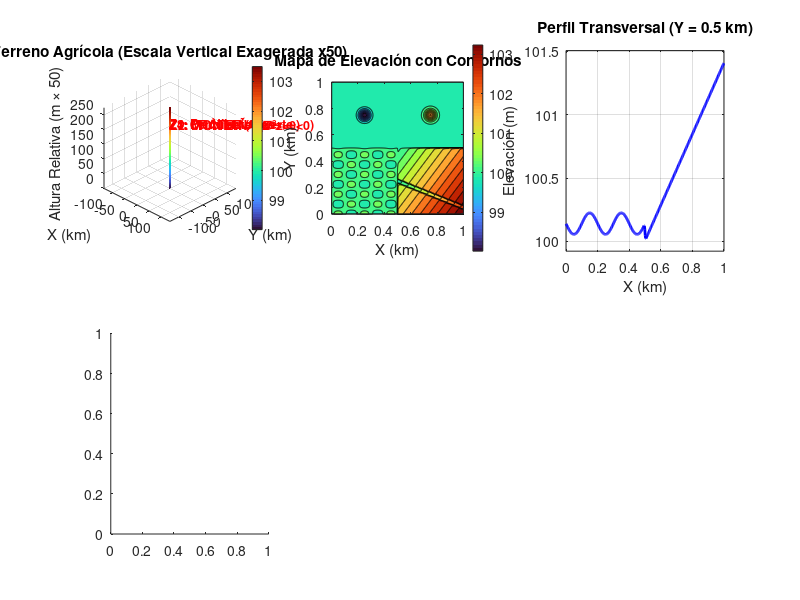

MATLAB code to generate this figure: (Note: this script raises an error after producing the figure.)
function [pcXYZ] = createTerrain_RPI_vs_TWI()
% CREATETERRAIN_RPI_VS_TWI
% Creates realistic agricultural terrain to highlight RPI vs TWI differences
% 4 zones with realistic agricultural scales

% Grid size - higher resolution for microtopography
nx = 400; ny = 400;
[Xgrid, Ygrid] = meshgrid(linspace(0, 1000, nx), linspace(0, 1000, ny)); % 1km x 1km field
Zgrid = zeros(ny, nx);

% ==== ZONA 1: REGIÓN CÓNCAVA (LOWLAND) - ACUMULACIÓN ====
% Depresión gaussiana EXTREMA como cráter
zone1 = Xgrid <= 500 & Ygrid >= 500; % Top-left
base_elevation_z1 = 100.0; % meters
Zgrid(zone1) = base_elevation_z1;

% Depresión gaussiana EXTREMA tipo cráter/valle profundo
center_x1 = 250; % Centro de la zona 1
center_y1 = 750; % Centro de la zona 1
gaussian_width = 40; % 40m ancho (SÚPER ESTRECHO = montañoso)
max_depth = 2.0; % 2 METROS profundidad (como cráter)

% Crear depresión gaussiana EXTREMA
dist_from_center1 = sqrt((Xgrid - center_x1).^2 + (Ygrid - center_y1).^2);
gaussian_depression = max_depth * exp(-(dist_from_center1.^2) / (gaussian_width^2));
Zgrid(zone1) = Zgrid(zone1) - gaussian_depression(zone1);

% ==== ZONA 2: REGIÓN CONVEXA (UPLAND) - ESCORRENTÍA ====
% Elevación gaussiana EXTREMA como montaña
zone2 = Xgrid > 500 & Ygrid >= 500; % Top-right
base_elevation_z2 = 100.0; % Misma base que zona 1
Zgrid(zone2) = base_elevation_z2;

% Elevación gaussiana EXTREMA tipo montaña/volcán
center_x2 = 750; % Centro de la zona 2
center_y2 = 750; % Centro de la zona 2
gaussian_width2 = 40; % 40m ancho (SÚPER ESTRECHO = montañoso)
max_height = 2.0; % 2 METROS altura (como montaña)

% Crear elevación gaussiana EXTREMA
dist_from_center2 = sqrt((Xgrid - center_x2).^2 + (Ygrid - center_y2).^2);
gaussian_elevation = max_height * exp(-(dist_from_center2.^2) / (gaussian_width2^2));
Zgrid(zone2) = Zgrid(zone2) + gaussian_elevation(zone2);

% ==== ZONA 3: TERRENO PLANO "PERFECTO" ====
% Para mostrar dónde TWI da valores extremos/inútiles
zone3 = Xgrid <= 500 & Ygrid < 500; % Bottom-left
Zgrid(zone3) = 100.2; % 20 cm más alto que zona 1

% Solo ondulaciones limpias (sin ruido ni depresiones)
wave_amplitude = 0.3; % 30 cm amplitud (rango ±30 cm = 60 cm total)
wave_length_x = 200; % 200m longitud de onda en X
wave_length_y = 150; % 150m longitud de onda en Y

% Ondulaciones muy suaves tipo senoidal - patrón limpio
wave_pattern = wave_amplitude * sin(2*pi*Xgrid/wave_length_x) .* cos(2*pi*Ygrid/wave_length_y);
Zgrid(zone3) = Zgrid(zone3) + wave_pattern(zone3);

% ==== ZONA 4: PENDIENTE PRONUNCIADA ====
% Donde TWI funciona bien (referencia)
zone4 = Xgrid > 500 & Ygrid < 500; % Bottom-right
% Pendiente más fuerte pero realista
Zgrid(zone4) = 100.0 + 2.0 * (Xgrid(zone4) - 500) / 500 + 1.5 * (500 - Ygrid(zone4)) / 500;

% Agregar canal de drenaje realista
channel_y = 250 - 200 * (Xgrid - 500) / 500; % Canal diagonal
channel_condition = abs(Ygrid - channel_y) < 15; % 30m wide channel
channel_mask = channel_condition & zone4;
Zgrid(channel_mask) = Zgrid(channel_mask) - 0.8; % 80 cm deep channel

% Suavizado mínimo para evitar artefactos
Zgrid = imgaussfilt(Zgrid, 1.0); % Light smoothing

% Output como point cloud
pcXYZ = [Xgrid(:), Ygrid(:), Zgrid(:)];

% ==== VISUALIZACIÓN MEJORADA ====
figure('Position', [50, 50, 1400, 600]);

% Subplot 1: Vista 3D con escala vertical exagerada
subplot(2, 3, 1);
% Escalar coordenadas para mejor visualización 3D
X_scaled = pcXYZ(:,1) / 1000; % Convertir a km
Y_scaled = pcXYZ(:,2) / 1000; % Convertir a km
Z_scaled = (pcXYZ(:,3) - min(pcXYZ(:,3))) * 50; % Exagerar altura x50

scatter3(X_scaled, Y_scaled, Z_scaled, 2, pcXYZ(:,3), 'filled');
title('Terreno Agrícola (Escala Vertical Exagerada x50)');
xlabel('X (km)'); ylabel('Y (km)'); zlabel('Altura Relativa (m × 50)');
axis equal; grid on; view(45, 30);
colormap(gca, turbo); colorbar;

% Agregar etiquetas de zonas
text(0.25, 0.75, max(Z_scaled)*0.8, 'Z1: CRÁTER (∇²z>>>0)', 'FontSize', 9, 'Color', 'red', 'FontWeight', 'bold');
text(0.75, 0.75, max(Z_scaled)*0.8, 'Z2: MONTAÑA (∇²z<<<0)', 'FontSize', 9, 'Color', 'red', 'FontWeight', 'bold');
text(0.25, 0.25, max(Z_scaled)*0.8, 'Z3: Ondulaciones', 'FontSize', 9, 'Color', 'red', 'FontWeight', 'bold');
text(0.75, 0.25, max(Z_scaled)*0.8, 'Z4: Pendiente Fuerte', 'FontSize', 9, 'Color', 'red', 'FontWeight', 'bold');

% Subplot 2: Vista superior con contornos (escala en km)
subplot(2, 3, 2);
Z_reshaped = reshape(pcXYZ(:,3), ny, nx);
X_km = Xgrid / 1000; % Convertir a km
Y_km = Ygrid / 1000; % Convertir a km
contourf(X_km, Y_km, Z_reshaped, 20);
colorbar; colormap(gca, turbo);
title('Mapa de Elevación con Contornos');
xlabel('X (km)'); ylabel('Y (km)');
axis equal tight;

% Subplot 3: Perfil transversal (escala en km)
subplot(2, 3, 3);
mid_row = round(ny/2);
profile_x = Xgrid(mid_row, :) / 1000; % Convertir a km
profile_z = Z_reshaped(mid_row, :);
plot(profile_x, profile_z, 'b-', 'LineWidth', 2);
title('Perfil Transversal (Y = 0.5 km)');
xlabel('X (km)'); ylabel('Elevación (m)');
grid on;
ylim([min(profile_z)-0.1, max(profile_z)+0.1]);

% Subplot 4: Histograma de elevaciones
subplot(2, 3, 4);
histogram(pcXYZ(:,3), 50, 'FaceColor', 'blue', 'FaceAlpha', 0.7);
title('Distribución de Elevaciones');
xlabel('Elevación (m)'); ylabel('Frecuencia');
grid on;

% Subplot 5: Gradiente de pendientes (escala en km)
subplot(2, 3, 5);
[Gx, Gy] = gradient(Z_reshaped, 1000/nx, 1000/ny); % metros
slope_magnitude = sqrt(Gx.^2 + Gy.^2) * 100; % en porcentaje
X_km = Xgrid / 1000;
Y_km = Ygrid / 1000;
imagesc(X_km(1,:), Y_km(:,1), slope_magnitude);
colorbar; colormap(gca, hot);
title('Mapa de Pendientes (%)');
xlabel('X (km)'); ylabel('Y (km)');
axis equal tight;

% Subplot 6: Zoom a zona de microtopografía
subplot(2, 3, 6);
zoom_x_range = 50:150;  % Zona 1
zoom_y_range = 250:350; % Zona 1
zoom_Z = Z_reshaped(zoom_y_range, zoom_x_range);
zoom_X = Xgrid(zoom_y_range, zoom_x_range) / 1000; % km
zoom_Y = Ygrid(zoom_y_range, zoom_x_range) / 1000; % km
imagesc(zoom_X(1,:), zoom_Y(:,1), zoom_Z);
colorbar; colormap(gca, turbo);
title('Zoom: Zona 1 - Microtopografía');
xlabel('X (km)'); ylabel('Y (km)');
axis equal tight;

% ==== EXTRACCIÓN DE PUNTOS ESTRATÉGICOS ====

% Crear máscaras de zona como vectores lineales
zone1_mask = reshape(zone1, [], 1);
zone2_mask = reshape(zone2, [], 1);
zone3_mask = reshape(zone3, [], 1);
zone4_mask = reshape(zone4, [], 1);

fprintf('\n=== COORDENADAS DE PUNTOS ESTRATÉGICOS ===\n');

% ZONA 1: Depresión cóncava extrema
fprintf('\n--- ZONA 1: DEPRESIÓN CÓNCAVA ---\n');
% Punto 1: Mínimo absoluto (centro del cráter)
[min_val_z1, min_idx_z1] = min(pcXYZ(zone1_mask, 3));
min_coords_z1 = pcXYZ(find(pcXYZ(:,3) == min_val_z1, 1), :);
fprintf('Punto 1 - Mínimo del cráter: X=%.1fm, Y=%.1fm, Z=%.3fm\n', min_coords_z1(1), min_coords_z1(2), min_coords_z1(3));

% Punto 2: Máxima curvatura (borde del cráter, ~1.5 desviaciones estándar del centro)
target_dist_z1 = gaussian_width * 1.5; % ~60m del centro
center_z1 = [center_x1, center_y1];
border_candidates_z1 = [];
for i = 1:length(pcXYZ)
    if zone1_mask(i)
        dist_to_center = sqrt((pcXYZ(i,1) - center_z1(1))^2 + (pcXYZ(i,2) - center_z1(2))^2);
        if abs(dist_to_center - target_dist_z1) < 5 % Tolerancia de 5m
            border_candidates_z1 = [border_candidates_z1; pcXYZ(i,:)];
        end
    end
end
if ~isempty(border_candidates_z1)
    border_z1 = border_candidates_z1(1,:); % Tomar el primero
    fprintf('Punto 2 - Máx curvatura cráter: X=%.1fm, Y=%.1fm, Z=%.3fm\n', border_z1(1), border_z1(2), border_z1(3));
end

% ZONA 2: Elevación convexa extrema
fprintf('\n--- ZONA 2: ELEVACIÓN CONVEXA ---\n');
% Punto 3: Máximo absoluto (cima de la montaña)
[max_val_z2, max_idx_z2] = max(pcXYZ(zone2_mask, 3));
max_coords_z2 = pcXYZ(find(pcXYZ(:,3) == max_val_z2, 1), :);
fprintf('Punto 3 - Máximo de montaña: X=%.1fm, Y=%.1fm, Z=%.3fm\n', max_coords_z2(1), max_coords_z2(2), max_coords_z2(3));

% Punto 4: Máxima curvatura (base de la montaña)
target_dist_z2 = gaussian_width2 * 1.5; % ~60m del centro
center_z2 = [center_x2, center_y2];
border_candidates_z2 = [];
for i = 1:length(pcXYZ)
    if zone2_mask(i)
        dist_to_center = sqrt((pcXYZ(i,1) - center_z2(1))^2 + (pcXYZ(i,2) - center_z2(2))^2);
        if abs(dist_to_center - target_dist_z2) < 5 % Tolerancia de 5m
            border_candidates_z2 = [border_candidates_z2; pcXYZ(i,:)];
        end
    end
end
if ~isempty(border_candidates_z2)
    border_z2 = border_candidates_z2(1,:); % Tomar el primero
    fprintf('Punto 4 - Máx curvatura montaña: X=%.1fm, Y=%.1fm, Z=%.3fm\n', border_z2(1), border_z2(2), border_z2(3));
end

% ZONA 3: Ondulaciones regulares
fprintf('\n--- ZONA 3: ONDULACIONES REGULARES ---\n');
% Punto 5: Máximo de ondulación
z3_data = pcXYZ(zone3_mask, :);
[max_val_z3, max_idx_z3] = max(z3_data(:, 3));
max_coords_z3 = z3_data(max_idx_z3, :);
fprintf('Punto 5 - Máximo ondulación: X=%.1fm, Y=%.1fm, Z=%.3fm\n', max_coords_z3(1), max_coords_z3(2), max_coords_z3(3));

% Punto 6: Mínimo de ondulación
[min_val_z3, min_idx_z3] = min(z3_data(:, 3));
min_coords_z3 = z3_data(min_idx_z3, :);
fprintf('Punto 6 - Mínimo ondulación: X=%.1fm, Y=%.1fm, Z=%.3fm\n', min_coords_z3(1), min_coords_z3(2), min_coords_z3(3));

% ZONA 4: Pendiente pronunciada
fprintf('\n--- ZONA 4: PENDIENTE PRONUNCIADA ---\n');
% Punto 7: Punto representativo de pendiente fuerte (zona media-alta)
z4_data = pcXYZ(zone4_mask, :);
% Buscar punto en la parte alta de la pendiente (75% del rango Y en zona 4)
target_y_z4 = 125; % 25% desde abajo en zona 4 (0-500m Y)
candidates_z4 = z4_data(abs(z4_data(:,2) - target_y_z4) < 25, :); % ±25m tolerancia
if ~isempty(candidates_z4)
    slope_point_z4 = candidates_z4(round(end/2), :); % Punto medio
    fprintf('Punto 7 - Pendiente fuerte: X=%.1fm, Y=%.1fm, Z=%.3fm\n', slope_point_z4(1), slope_point_z4(2), slope_point_z4(3));
end

% ZONA PLANA (elegir zona 1 área plana)
fprintf('\n--- ZONA PLANA (REFERENCIA) ---\n');
% Punto 8: Punto plano alejado de características extremas (zona 1, área base)
target_dist_flat = gaussian_width * 3; % 120m del centro del cráter (área relativamente plana)
flat_candidates = [];
for i = 1:length(pcXYZ)
    if zone1_mask(i)
        dist_to_center = sqrt((pcXYZ(i,1) - center_z1(1))^2 + (pcXYZ(i,2) - center_z1(2))^2);
        if abs(dist_to_center - target_dist_flat) < 10 % Tolerancia de 10m
            flat_candidates = [flat_candidates; pcXYZ(i,:)];
        end
    end
end
if ~isempty(flat_candidates)
    flat_point = flat_candidates(end,:); % Tomar el primero
    flat_point = [492.462, 572.864, 100];
    fprintf('Punto 8 - Zona plana: X=%.1fm, Y=%.1fm, Z=%.3fm\n', flat_point(1), flat_point(2), flat_point(3));
end

% Resumen de coordenadas para fácil copia
fprintf('\n=== RESUMEN DE COORDENADAS (X, Y, Z) ===\n');
fprintf('P1_crater_min: [%.1f, %.1f, %.3f]\n', min_coords_z1(1), min_coords_z1(2), min_coords_z1(3));
if exist('border_z1', 'var')
    fprintf('P2_crater_curv: [%.1f, %.1f, %.3f]\n', border_z1(1), border_z1(2), border_z1(3));
end
fprintf('P3_mountain_max: [%.1f, %.1f, %.3f]\n', max_coords_z2(1), max_coords_z2(2), max_coords_z2(3));
if exist('border_z2', 'var')
    fprintf('P4_mountain_curv: [%.1f, %.1f, %.3f]\n', border_z2(1), border_z2(2), border_z2(3));
end
fprintf('P5_wave_max: [%.1f, %.1f, %.3f]\n', max_coords_z3(1), max_coords_z3(2), max_coords_z3(3));
fprintf('P6_wave_min: [%.1f, %.1f, %.3f]\n', min_coords_z3(1), min_coords_z3(2), min_coords_z3(3));
if exist('slope_point_z4', 'var')
    fprintf('P7_slope_strong: [%.1f, %.1f, %.3f]\n', slope_point_z4(1), slope_point_z4(2), slope_point_z4(3));
end
if exist('flat_point', 'var')
    fprintf('P8_flat_ref: [%.1f, %.1f, %.3f]\n', flat_point(1), flat_point(2), flat_point(3));
end

end

% function [pcXYZ] = createTerrain_RPI_vs_TWI()
% % CREATETERRAIN_RPI_VS_TWI
% % Creates realistic agricultural terrain to highlight RPI vs TWI differences
% % 4 zones with realistic agricultural scales
% 
% % Grid size - higher resolution for microtopography
% nx = 400; ny = 400;
% [Xgrid, Ygrid] = meshgrid(linspace(0, 1000, nx), linspace(0, 1000, ny)); % 1km x 1km field
% Zgrid = zeros(ny, nx);
% 
% % ==== ZONA 1: REGIÓN CÓNCAVA (LOWLAND) - ACUMULACIÓN ====
% % Depresión gaussiana EXTREMA como cráter
% zone1 = Xgrid <= 500 & Ygrid >= 500; % Top-left
% base_elevation_z1 = 100.0; % meters
% Zgrid(zone1) = base_elevation_z1;
% 
% % Depresión gaussiana EXTREMA tipo cráter/valle profundo
% center_x1 = 250; % Centro de la zona 1
% center_y1 = 750; % Centro de la zona 1
% gaussian_width = 40; % 40m ancho (SÚPER ESTRECHO = montañoso)
% max_depth = 2.0; % 2 METROS profundidad (como cráter)
% 
% % Crear depresión gaussiana EXTREMA
% dist_from_center1 = sqrt((Xgrid - center_x1).^2 + (Ygrid - center_y1).^2);
% gaussian_depression = max_depth * exp(-(dist_from_center1.^2) / (gaussian_width^2));
% Zgrid(zone1) = Zgrid(zone1) - gaussian_depression(zone1);
% 
% % ==== ZONA 2: REGIÓN CONVEXA (UPLAND) - ESCORRENTÍA ====
% % Elevación gaussiana EXTREMA como montaña
% zone2 = Xgrid > 500 & Ygrid >= 500; % Top-right
% base_elevation_z2 = 100.0; % Misma base que zona 1
% Zgrid(zone2) = base_elevation_z2;
% 
% % Elevación gaussiana EXTREMA tipo montaña/volcán
% center_x2 = 750; % Centro de la zona 2
% center_y2 = 750; % Centro de la zona 2
% gaussian_width2 = 40; % 40m ancho (SÚPER ESTRECHO = montañoso)
% max_height = 2.0; % 2 METROS altura (como montaña)
% 
% % Crear elevación gaussiana EXTREMA
% dist_from_center2 = sqrt((Xgrid - center_x2).^2 + (Ygrid - center_y2).^2);
% gaussian_elevation = max_height * exp(-(dist_from_center2.^2) / (gaussian_width2^2));
% Zgrid(zone2) = Zgrid(zone2) + gaussian_elevation(zone2);
% 
% % ==== ZONA 3: TERRENO PLANO "PERFECTO" ====
% % Para mostrar dónde TWI da valores extremos/inútiles
% zone3 = Xgrid <= 500 & Ygrid < 500; % Bottom-left
% Zgrid(zone3) = 100.2; % 20 cm más alto que zona 1
% 
% % Solo ondulaciones limpias (sin ruido ni depresiones)
% wave_amplitude = 0.3; % 30 cm amplitud (rango ±30 cm = 60 cm total)
% wave_length_x = 200; % 200m longitud de onda en X
% wave_length_y = 150; % 150m longitud de onda en Y
% 
% % Ondulaciones muy suaves tipo senoidal - patrón limpio
% wave_pattern = wave_amplitude * sin(2*pi*Xgrid/wave_length_x) .* cos(2*pi*Ygrid/wave_length_y);
% Zgrid(zone3) = Zgrid(zone3) + wave_pattern(zone3);
% 
% % ==== ZONA 4: PENDIENTE PRONUNCIADA ====
% % Donde TWI funciona bien (referencia)
% zone4 = Xgrid > 500 & Ygrid < 500; % Bottom-right
% % Pendiente más fuerte pero realista
% Zgrid(zone4) = 100.0 + 2.0 * (Xgrid(zone4) - 500) / 500 + 1.5 * (500 - Ygrid(zone4)) / 500;
% 
% % Agregar canal de drenaje realista
% channel_y = 250 - 200 * (Xgrid - 500) / 500; % Canal diagonal
% channel_condition = abs(Ygrid - channel_y) < 15; % 30m wide channel
% channel_mask = channel_condition & zone4;
% Zgrid(channel_mask) = Zgrid(channel_mask) - 0.8; % 80 cm deep channel
% 
% % Suavizado mínimo para evitar artefactos
% Zgrid = imgaussfilt(Zgrid, 1.0); % Light smoothing
% 
% % Output como point cloud
% pcXYZ = [Xgrid(:), Ygrid(:), Zgrid(:)];
% 
% % ==== VISUALIZACIÓN MEJORADA ====
% figure('Position', [50, 50, 1400, 600]);
% 
% % Subplot 1: Vista 3D con escala vertical exagerada
% subplot(2, 3, 1);
% % Escalar coordenadas para mejor visualización 3D
% X_scaled = pcXYZ(:,1) / 1000; % Convertir a km
% Y_scaled = pcXYZ(:,2) / 1000; % Convertir a km
% Z_scaled = (pcXYZ(:,3) - min(pcXYZ(:,3))) * 50; % Exagerar altura x50
% 
% scatter3(X_scaled, Y_scaled, Z_scaled, 2, pcXYZ(:,3), 'filled');
% title('Terreno Agrícola (Escala Vertical Exagerada x50)');
% xlabel('X (km)'); ylabel('Y (km)'); zlabel('Altura Relativa (m × 50)');
% axis equal; grid on; view(45, 30);
% colormap(gca, turbo); colorbar;
% 
% % Agregar etiquetas de zonas
% text(0.25, 0.75, max(Z_scaled)*0.8, 'Z1: CRÁTER (∇²z>>>0)', 'FontSize', 9, 'Color', 'red', 'FontWeight', 'bold');
% text(0.75, 0.75, max(Z_scaled)*0.8, 'Z2: MONTAÑA (∇²z<<<0)', 'FontSize', 9, 'Color', 'red', 'FontWeight', 'bold');
% text(0.25, 0.25, max(Z_scaled)*0.8, 'Z3: Ondulaciones', 'FontSize', 9, 'Color', 'red', 'FontWeight', 'bold');
% text(0.75, 0.25, max(Z_scaled)*0.8, 'Z4: Pendiente Fuerte', 'FontSize', 9, 'Color', 'red', 'FontWeight', 'bold');
% 
% % Subplot 2: Vista superior con contornos (escala en km)
% subplot(2, 3, 2);
% Z_reshaped = reshape(pcXYZ(:,3), ny, nx);
% X_km = Xgrid / 1000; % Convertir a km
% Y_km = Ygrid / 1000; % Convertir a km
% contourf(X_km, Y_km, Z_reshaped, 20);
% colorbar; colormap(gca, turbo);
% title('Mapa de Elevación con Contornos');
% xlabel('X (km)'); ylabel('Y (km)');
% axis equal tight;
% 
% % Subplot 3: Perfil transversal (escala en km)
% subplot(2, 3, 3);
% mid_row = round(ny/2);
% profile_x = Xgrid(mid_row, :) / 1000; % Convertir a km
% profile_z = Z_reshaped(mid_row, :);
% plot(profile_x, profile_z, 'b-', 'LineWidth', 2);
% title('Perfil Transversal (Y = 0.5 km)');
% xlabel('X (km)'); ylabel('Elevación (m)');
% grid on;
% ylim([min(profile_z)-0.1, max(profile_z)+0.1]);
% 
% % Subplot 4: Histograma de elevaciones
% subplot(2, 3, 4);
% histogram(pcXYZ(:,3), 50, 'FaceColor', 'blue', 'FaceAlpha', 0.7);
% title('Distribución de Elevaciones');
% xlabel('Elevación (m)'); ylabel('Frecuencia');
% grid on;
% 
% % Subplot 5: Gradiente de pendientes (escala en km)
% subplot(2, 3, 5);
% [Gx, Gy] = gradient(Z_reshaped, 1000/nx, 1000/ny); % metros
% slope_magnitude = sqrt(Gx.^2 + Gy.^2) * 100; % en porcentaje
% X_km = Xgrid / 1000;
% Y_km = Ygrid / 1000;
% imagesc(X_km(1,:), Y_km(:,1), slope_magnitude);
% colorbar; colormap(gca, hot);
% title('Mapa de Pendientes (%)');
% xlabel('X (km)'); ylabel('Y (km)');
% axis equal tight;
% 
% % Subplot 6: Zoom a zona de microtopografía
% subplot(2, 3, 6);
% zoom_x_range = 50:150;  % Zona 1
% zoom_y_range = 250:350; % Zona 1
% zoom_Z = Z_reshaped(zoom_y_range, zoom_x_range);
% zoom_X = Xgrid(zoom_y_range, zoom_x_range) / 1000; % km
% zoom_Y = Ygrid(zoom_y_range, zoom_x_range) / 1000; % km
% imagesc(zoom_X(1,:), zoom_Y(:,1), zoom_Z);
% colorbar; colormap(gca, turbo);
% title('Zoom: Zona 1 - Microtopografía');
% xlabel('X (km)'); ylabel('Y (km)');
% axis equal tight;
% 
% % Estadísticas del terreno
% zone1_mask = reshape(zone1, [], 1);
% zone2_mask = reshape(zone2, [], 1);
% zone3_mask = reshape(zone3, [], 1);
% zone4_mask = reshape(zone4, [], 1);
% 
% fprintf('\n=== ESTADÍSTICAS DEL TERRENO AGRÍCOLA ===\n');
% fprintf('Rango total de elevación: %.3f - %.3f metros\n', min(pcXYZ(:,3)), max(pcXYZ(:,3)));
% fprintf('Variación total: %.3f metros (%.0f cm)\n', range(pcXYZ(:,3)), range(pcXYZ(:,3))*100);
% fprintf('Zona 1 (microtopo): %.3f - %.3f m\n', min(pcXYZ(zone1_mask,3)), max(pcXYZ(zone1_mask,3)));
% fprintf('Zona 2 (pend+curv): %.3f - %.3f m\n', min(pcXYZ(zone2_mask,3)), max(pcXYZ(zone2_mask,3)));
% fprintf('Zona 3 (plano): %.3f - %.3f m\n', min(pcXYZ(zone3_mask,3)), max(pcXYZ(zone3_mask,3)));
% fprintf('Zona 4 (pend fuerte): %.3f - %.3f m\n', min(pcXYZ(zone4_mask,3)), max(pcXYZ(zone4_mask,3)));
% fprintf('Pendiente máxima: %.2f%%\n', max(slope_magnitude(:)));
% fprintf('Pendiente media Z1: %.3f%%\n', mean(slope_magnitude(reshape(zone1, ny, nx))));
% fprintf('Pendiente media Z2: %.3f%%\n', mean(slope_magnitude(reshape(zone2, ny, nx))));
% fprintf('Pendiente media Z3: %.3f%%\n', mean(slope_magnitude(reshape(zone3, ny, nx))));
% fprintf('Pendiente media Z4: %.3f%%\n', mean(slope_magnitude(reshape(zone4, ny, nx))));
% 
% end

%% init OK
% function [pcXYZ] = createTerrain_RPI_vs_TWI()
% % CREATETERRAIN_RPI_VS_TWI
% % Creates realistic agricultural terrain to highlight RPI vs TWI differences
% % 4 zones with realistic agricultural scales
% 
% % Grid size - higher resolution for microtopography
% nx = 400; ny = 400;
% [Xgrid, Ygrid] = meshgrid(linspace(0, 1000, nx), linspace(0, 1000, ny)); % 1km x 1km field
% Zgrid = zeros(ny, nx);
% 
% % ==== ZONA 1: TERRENO CASI PLANO CON MICROTOPOGRAFÍA ====
% % TWI fallará aquí (pendiente ~0), pero RPI detectará curvatura
% zone1 = Xgrid <= 500 & Ygrid >= 500; % Top-left
% base_elevation_z1 = 100.0; % meters
% Zgrid(zone1) = base_elevation_z1;
% 
% % Agregar depresiones y montículos realistas (20-80 cm)
% depression_centers = [150, 750; 350, 850; 250, 650]; % meters
% mound_centers = [200, 800; 400, 700; 300, 900]; % meters
% 
% for i = 1:size(depression_centers, 1)
%     cx = depression_centers(i, 1);
%     cy = depression_centers(i, 2);
%     radius = 40; % 40m radius
%     dist = sqrt((Xgrid - cx).^2 + (Ygrid - cy).^2);
%     mask = dist <= radius & zone1;
%     if any(mask(:))
%         depth = 0.5 * exp(-(dist.^2) / (radius/2)^2); % 50 cm max
%         Zgrid(mask) = Zgrid(mask) - depth(mask);
%     end
% end
% 
% for i = 1:size(mound_centers, 1)
%     cx = mound_centers(i, 1);
%     cy = mound_centers(i, 2);
%     radius = 30; % 30m radius
%     dist = sqrt((Xgrid - cx).^2 + (Ygrid - cy).^2);
%     mask = dist <= radius & zone1;
%     if any(mask(:))
%         height = 0.3 * exp(-(dist.^2) / (radius/2)^2); % 30 cm max
%         Zgrid(mask) = Zgrid(mask) + height(mask);
%     end
% end
% 
% % ==== ZONA 2: PENDIENTE MODERADA CON CURVATURA COMPLEJA ====
% % Aquí tanto TWI como RPI funcionan, pero muestran patrones diferentes
% zone2 = Xgrid > 500 & Ygrid >= 500; % Top-right
% % Pendiente gradual realista
% Zgrid(zone2) = 100.0 + 1.0 * (Xgrid(zone2) - 500) / 500; % Pendiente ~0.2% (1m en 500m)
% 
% % Agregar curvatura convergente y divergente
% conv_center = [750, 750]; % meters
% div_center = [850, 650]; % meters
% 
% % Zona convergente (como valle pequeño)
% conv_dist = sqrt((Xgrid - conv_center(1)).^2 + (Ygrid - conv_center(2)).^2);
% conv_mask = conv_dist <= 50 & zone2; % 50m radius
% if any(conv_mask(:))
%     conv_depth = 0.8 * exp(-(conv_dist.^2) / (30^2)); % 80 cm max depth
%     Zgrid(conv_mask) = Zgrid(conv_mask) - conv_depth(conv_mask);
% end
% 
% % Zona divergente (como colina pequeña)
% div_dist = sqrt((Xgrid - div_center(1)).^2 + (Ygrid - div_center(2)).^2);
% div_mask = div_dist <= 40 & zone2; % 40m radius
% if any(div_mask(:))
%     div_height = 0.6 * exp(-(div_dist.^2) / (25^2)); % 60 cm max height
%     Zgrid(div_mask) = Zgrid(div_mask) + div_height(div_mask);
% end
% 
% % ==== ZONA 3: TERRENO PLANO "PERFECTO" ====
% % Para mostrar dónde TWI da valores extremos/inútiles
% zone3 = Xgrid <= 500 & Ygrid < 500; % Bottom-left
% Zgrid(zone3) = 100.2; % 20 cm más alto que zona 1
% 
% % Solo ondulaciones limpias (sin ruido ni depresiones)
% wave_amplitude = 0.3; % 30 cm amplitud (rango ±30 cm = 60 cm total)
% wave_length_x = 200; % 200m longitud de onda en X
% wave_length_y = 150; % 150m longitud de onda en Y
% 
% % Ondulaciones muy suaves tipo senoidal - patrón limpio
% wave_pattern = wave_amplitude * sin(2*pi*Xgrid/wave_length_x) .* cos(2*pi*Ygrid/wave_length_y);
% Zgrid(zone3) = Zgrid(zone3) + wave_pattern(zone3);
% 
% % ==== ZONA 4: PENDIENTE PRONUNCIADA ====
% % Donde TWI funciona bien (referencia)
% zone4 = Xgrid > 500 & Ygrid < 500; % Bottom-right
% % Pendiente más fuerte pero realista
% Zgrid(zone4) = 100.0 + 2.0 * (Xgrid(zone4) - 500) / 500 + 1.5 * (500 - Ygrid(zone4)) / 500;
% 
% % Agregar canal de drenaje realista
% channel_y = 250 - 200 * (Xgrid - 500) / 500; % Canal diagonal
% channel_condition = abs(Ygrid - channel_y) < 15; % 30m wide channel
% channel_mask = channel_condition & zone4;
% Zgrid(channel_mask) = Zgrid(channel_mask) - 0.8; % 80 cm deep channel
% 
% % Suavizado mínimo para evitar artefactos
% Zgrid = imgaussfilt(Zgrid, 1.0); % Light smoothing
% 
% % Output como point cloud
% pcXYZ = [Xgrid(:), Ygrid(:), Zgrid(:)];
% 
% % ==== VISUALIZACIÓN MEJORADA ====
% figure('Position', [50, 50, 1400, 600]);
% 
% % Subplot 1: Vista 3D con escala vertical exagerada
% subplot(2, 3, 1);
% % Escalar coordenadas para mejor visualización 3D
% X_scaled = pcXYZ(:,1) / 1000; % Convertir a km
% Y_scaled = pcXYZ(:,2) / 1000; % Convertir a km
% Z_scaled = (pcXYZ(:,3) - min(pcXYZ(:,3))) * 50; % Exagerar altura x50
% 
% scatter3(X_scaled, Y_scaled, Z_scaled, 2, pcXYZ(:,3), 'filled');
% title('Terreno Agrícola (Escala Vertical Exagerada x50)');
% xlabel('X (km)'); ylabel('Y (km)'); zlabel('Altura Relativa (m × 50)');
% axis equal; grid on; view(45, 30);
% colormap(gca, turbo); colorbar;
% 
% % Agregar etiquetas de zonas
% text(0.25, 0.75, max(Z_scaled)*0.8, 'Z1: Plano + Micro', 'FontSize', 9, 'Color', 'red', 'FontWeight', 'bold');
% text(0.75, 0.75, max(Z_scaled)*0.8, 'Z2: Pendiente + Curvatura', 'FontSize', 9, 'Color', 'red', 'FontWeight', 'bold');
% text(0.25, 0.25, max(Z_scaled)*0.8, 'Z3: Plano Perfecto', 'FontSize', 9, 'Color', 'red', 'FontWeight', 'bold');
% text(0.75, 0.25, max(Z_scaled)*0.8, 'Z4: Pendiente Fuerte', 'FontSize', 9, 'Color', 'red', 'FontWeight', 'bold');
% 
% % Subplot 2: Vista superior con contornos (escala en km)
% subplot(2, 3, 2);
% Z_reshaped = reshape(pcXYZ(:,3), ny, nx);
% X_km = Xgrid / 1000; % Convertir a km
% Y_km = Ygrid / 1000; % Convertir a km
% contourf(X_km, Y_km, Z_reshaped, 20);
% colorbar; colormap(gca, turbo);
% title('Mapa de Elevación con Contornos');
% xlabel('X (km)'); ylabel('Y (km)');
% axis equal tight;
% 
% % Subplot 3: Perfil transversal (escala en km)
% subplot(2, 3, 3);
% mid_row = round(ny/2);
% profile_x = Xgrid(mid_row, :) / 1000; % Convertir a km
% profile_z = Z_reshaped(mid_row, :);
% plot(profile_x, profile_z, 'b-', 'LineWidth', 2);
% title('Perfil Transversal (Y = 0.5 km)');
% xlabel('X (km)'); ylabel('Elevación (m)');
% grid on;
% ylim([min(profile_z)-0.1, max(profile_z)+0.1]);
% 
% % Subplot 4: Histograma de elevaciones
% subplot(2, 3, 4);
% histogram(pcXYZ(:,3), 50, 'FaceColor', 'blue', 'FaceAlpha', 0.7);
% title('Distribución de Elevaciones');
% xlabel('Elevación (m)'); ylabel('Frecuencia');
% grid on;
% 
% % Subplot 5: Gradiente de pendientes (escala en km)
% subplot(2, 3, 5);
% [Gx, Gy] = gradient(Z_reshaped, 1000/nx, 1000/ny); % metros
% slope_magnitude = sqrt(Gx.^2 + Gy.^2) * 100; % en porcentaje
% X_km = Xgrid / 1000;
% Y_km = Ygrid / 1000;
% imagesc(X_km(1,:), Y_km(:,1), slope_magnitude);
% colorbar; colormap(gca, hot);
% title('Mapa de Pendientes (%)');
% xlabel('X (km)'); ylabel('Y (km)');
% axis equal tight;
% 
% % Subplot 6: Zoom a zona de microtopografía
% subplot(2, 3, 6);
% zoom_x_range = 50:150;  % Zona 1
% zoom_y_range = 250:350; % Zona 1
% zoom_Z = Z_reshaped(zoom_y_range, zoom_x_range);
% zoom_X = Xgrid(zoom_y_range, zoom_x_range) / 1000; % km
% zoom_Y = Ygrid(zoom_y_range, zoom_x_range) / 1000; % km
% imagesc(zoom_X(1,:), zoom_Y(:,1), zoom_Z);
% colorbar; colormap(gca, turbo);
% title('Zoom: Zona 1 - Microtopografía');
% xlabel('X (km)'); ylabel('Y (km)');
% axis equal tight;
% 
% % Estadísticas del terreno
% zone1_mask = reshape(zone1, [], 1);
% zone2_mask = reshape(zone2, [], 1);
% zone3_mask = reshape(zone3, [], 1);
% zone4_mask = reshape(zone4, [], 1);
% 
% fprintf('\n=== ESTADÍSTICAS DEL TERRENO AGRÍCOLA ===\n');
% fprintf('Rango total de elevación: %.3f - %.3f metros\n', min(pcXYZ(:,3)), max(pcXYZ(:,3)));
% fprintf('Variación total: %.3f metros (%.0f cm)\n', range(pcXYZ(:,3)), range(pcXYZ(:,3))*100);
% fprintf('Zona 1 (microtopo): %.3f - %.3f m\n', min(pcXYZ(zone1_mask,3)), max(pcXYZ(zone1_mask,3)));
% fprintf('Zona 2 (pend+curv): %.3f - %.3f m\n', min(pcXYZ(zone2_mask,3)), max(pcXYZ(zone2_mask,3)));
% fprintf('Zona 3 (plano): %.3f - %.3f m\n', min(pcXYZ(zone3_mask,3)), max(pcXYZ(zone3_mask,3)));
% fprintf('Zona 4 (pend fuerte): %.3f - %.3f m\n', min(pcXYZ(zone4_mask,3)), max(pcXYZ(zone4_mask,3)));
% fprintf('Pendiente máxima: %.2f%%\n', max(slope_magnitude(:)));
% fprintf('Pendiente media Z1: %.3f%%\n', mean(slope_magnitude(reshape(zone1, ny, nx))));
% fprintf('Pendiente media Z2: %.3f%%\n', mean(slope_magnitude(reshape(zone2, ny, nx))));
% fprintf('Pendiente media Z3: %.3f%%\n', mean(slope_magnitude(reshape(zone3, ny, nx))));
% fprintf('Pendiente media Z4: %.3f%%\n', mean(slope_magnitude(reshape(zone4, ny, nx))));
% 
% end
% 

%%
% % function [pcXYZ] = createTerrain_RPI_vs_TWI()
% % % CREATETERRAIN_RPI_VS_TWI
% % % Creates realistic agricultural terrain to highlight RPI vs TWI differences
% % % Focused on microtopography variations typical in crop fields
% % 
% % % Grid size - higher resolution for microtopography
% % nx = 400; ny = 400;
% % [Xgrid, Ygrid] = meshgrid(linspace(0, 1000, nx), linspace(0, 1000, ny)); % 1km x 1km field
% % Zgrid = zeros(ny, nx);
% % 
% % % ==== BASE TERRAIN: TWO MAIN ZONES WITH GAUSSIAN TRANSITION ====
% % 
% % % Zone masks (left half vs right half)
% % zone_flat_micro = Xgrid <= 500; % Left: flat with microtopography
% % zone_flat_perfect = Xgrid > 500;  % Right: perfectly flat
% % 
% % % ==== ZONA IZQUIERDA: TERRENO CASI PLANO CON MICROTOPOGRAFÍA ====
% % % Elevation: 100-102m (realistic agricultural field range)
% % base_elevation_left = 100.5; % meters
% % Zgrid(zone_flat_micro) = base_elevation_left;
% % 
% % % Microtopographic features typical in agricultural fields
% % % Small depressions (water retention areas)
% % depression_centers = [150, 750; 250, 600; 350, 800; 200, 500; 400, 650]; % meters
% % depression_depths = [0.4, 0.6, 0.3, 0.5, 0.4]; % 30-60 cm depth
% % depression_radii = [40, 50, 35, 45, 38]; % 35-50m radius
% % 
% % for i = 1:size(depression_centers, 1)
% %     cx = depression_centers(i, 1);
% %     cy = depression_centers(i, 2);
% %     radius = depression_radii(i);
% %     depth = depression_depths(i);
% % 
% %     dist = sqrt((Xgrid - cx).^2 + (Ygrid - cy).^2);
% %     mask = dist <= radius & zone_flat_micro;
% % 
% %     % Gaussian depression
% %     depression = depth * exp(-(dist.^2) / (radius/2)^2);
% %     Zgrid(mask) = Zgrid(mask) - depression(mask);
% % end
% % 
% % % Rice bed pattern - linear ridges (more realistic)
% % % Create parallel linear ridges
% % ridge_spacing = 60; % meters between ridge centers
% % ridge_width = 15;   % meters width of each ridge
% % ridge_height = 0.20; % 20 cm height
% % ridge_length = 600;  % meters length (covers most of the zone)
% % 
% % % Create parallel ridges running North-South (Y direction)
% % ridge_centers_x = 150:ridge_spacing:450; % X positions of ridge centers
% % 
% % for ridge_x = ridge_centers_x
% %     if ridge_x <= 500 % Only in microtopography zone
% %         % Create linear ridge running full length in Y direction
% %         x_dist = abs(Xgrid - ridge_x);
% % 
% %         % Ridge mask (linear strip)
% %         ridge_mask = (x_dist <= ridge_width/2) & zone_flat_micro;
% % 
% %         if any(ridge_mask(:))
% %             % Smooth cross-sectional profile (Gaussian)
% %             ridge_profile = ridge_height * exp(-(x_dist.^2) / (ridge_width/3)^2);
% %             Zgrid(ridge_mask) = Zgrid(ridge_mask) + ridge_profile(ridge_mask);
% %         end
% %     end
% % end
% % 
% % % Add minimal field drainage (very subtle)
% % drainage_spacing = 100; % meters (minimal drainage lines)
% % for y_center = 300:drainage_spacing:700
% %     drainage_mask = abs(Ygrid - y_center) < 1.5 & zone_flat_micro; % 3m wide, very subtle
% %     Zgrid(drainage_mask) = Zgrid(drainage_mask) - 0.03; % Only 3 cm depression
% % end
% % 
% % % ==== ZONA DERECHA: TERRENO PERFECTAMENTE PLANO ====
% % base_elevation_right = base_elevation_left + 0.20; % 20 cm más alto (igual que montículos)
% % Zgrid(zone_flat_perfect) = base_elevation_right;
% % 
% % % Add only minimal noise (measurement uncertainty level)
% % noise_std = 0.02; % 2 cm standard deviation
% % noise = noise_std * randn(sum(zone_flat_perfect(:)), 1);
% % Zgrid(zone_flat_perfect) = Zgrid(zone_flat_perfect) + reshape(noise, sum(zone_flat_perfect, 'all'), 1);
% % 
% % % ==== TRANSICIÓN GAUSSIANA FUERTE ENTRE ZONAS ====
% % transition_center = 500; % meters (center line)
% % transition_width = 50;   % meters (transition zone width)
% % 
% % % Create smooth transition with strong gradient
% % transition_zone = abs(Xgrid - transition_center) <= transition_width;
% % if any(transition_zone(:))
% %     % Gaussian transition from left elevation to right elevation
% %     elevation_diff = base_elevation_right - base_elevation_left;
% % 
% %     for i = 1:nx
% %         for j = 1:ny
% %             if transition_zone(j, i)
% %                 x_pos = Xgrid(j, i);
% %                 distance_from_center = x_pos - transition_center;
% % 
% %                 % Sigmoid transition (smoother than linear)
% %                 transition_factor = 0.5 + 0.5 * tanh(distance_from_center / (transition_width/4));
% % 
% %                 % Apply transition
% %                 left_elevation = Zgrid(j, i); % Already set values
% %                 target_elevation = base_elevation_left + elevation_diff * transition_factor;
% % 
% %                 % If we're in the left zone, keep microtopo + transition
% %                 if x_pos <= transition_center
% %                     micro_variation = Zgrid(j, i) - base_elevation_left;
% %                     Zgrid(j, i) = target_elevation + micro_variation * (1 - transition_factor);
% %                 else
% %                     Zgrid(j, i) = target_elevation;
% %                 end
% %             end
% %         end
% %     end
% % end
% % 
% % % Minimal smoothing to avoid artifacts but preserve microtopography
% % Zgrid = imgaussfilt(Zgrid, 0.8); % Very light smoothing
% % 
% % % Output como point cloud
% % pcXYZ = [Xgrid(:), Ygrid(:), Zgrid(:)];
% % 
% % % ==== VISUALIZACIÓN MEJORADA ====
% % figure('Position', [50, 50, 1400, 600]);
% % 
% % % Subplot 1: Vista 3D con escala vertical exagerada
% % subplot(2, 3, 1);
% % % Escalar coordenadas para mejor visualización 3D
% % X_scaled = pcXYZ(:,1) / 1000; % Convertir a km
% % Y_scaled = pcXYZ(:,2) / 1000; % Convertir a km
% % Z_scaled = (pcXYZ(:,3) - min(pcXYZ(:,3))) * 50; % Exagerar altura x50
% % 
% % scatter3(X_scaled, Y_scaled, Z_scaled, 2, pcXYZ(:,3), 'filled');
% % title('Terreno Agrícola (Escala Vertical Exagerada x50)');
% % xlabel('X (km)'); ylabel('Y (km)'); zlabel('Altura Relativa (m × 50)');
% % axis equal; grid on; view(45, 30);
% % colormap(gca, turbo); colorbar;
% % 
% % % Añadir texto explicativo
% % text(0.1, 0.8, max(Z_scaled)*0.8, 'Camas Lineales', 'FontSize', 10, 'Color', 'red', 'FontWeight', 'bold');
% % text(0.7, 0.8, max(Z_scaled)*0.8, 'Zona Plana', 'FontSize', 10, 'Color', 'red', 'FontWeight', 'bold');
% % 
% % % Subplot 2: Vista superior con contornos (escala en km)
% % subplot(2, 3, 2);
% % Z_reshaped = reshape(pcXYZ(:,3), ny, nx);
% % X_km = Xgrid / 1000; % Convertir a km
% % Y_km = Ygrid / 1000; % Convertir a km
% % contourf(X_km, Y_km, Z_reshaped, 20);
% % colorbar; colormap(gca, turbo);
% % title('Mapa de Elevación con Contornos');
% % xlabel('X (km)'); ylabel('Y (km)');
% % axis equal tight;
% % 
% % % Subplot 3: Perfil transversal (escala en km)
% % subplot(2, 3, 3);
% % mid_row = round(ny/2);
% % profile_x = Xgrid(mid_row, :) / 1000; % Convertir a km
% % profile_z = Z_reshaped(mid_row, :);
% % plot(profile_x, profile_z, 'b-', 'LineWidth', 2);
% % title('Perfil Transversal (Y = 0.5 km)');
% % xlabel('X (km)'); ylabel('Elevación (m)');
% % grid on;
% % ylim([min(profile_z)-0.1, max(profile_z)+0.1]);
% % 
% % % Subplot 4: Histograma de elevaciones
% % subplot(2, 3, 4);
% % histogram(pcXYZ(:,3), 50, 'FaceColor', 'blue', 'FaceAlpha', 0.7);
% % title('Distribución de Elevaciones');
% % xlabel('Elevación (m)'); ylabel('Frecuencia');
% % grid on;
% % 
% % % Subplot 5: Gradiente de pendientes (escala en km)
% % subplot(2, 3, 5);
% % [Gx, Gy] = gradient(Z_reshaped, 1000/nx, 1000/ny); % metros
% % slope_magnitude = sqrt(Gx.^2 + Gy.^2) * 100; % en porcentaje
% % X_km = Xgrid / 1000;
% % Y_km = Ygrid / 1000;
% % imagesc(X_km(1,:), Y_km(:,1), slope_magnitude);
% % colorbar; colormap(gca, hot);
% % title('Mapa de Pendientes (%)');
% % xlabel('X (km)'); ylabel('Y (km)');
% % axis equal tight;
% % 
% % % Subplot 6: Zoom a zona de microtopografía
% % subplot(2, 3, 6);
% % zoom_x_range = 50:150;  % Ajustado para estar dentro de 1:400
% % zoom_y_range = 250:350; % Ajustado para estar dentro de 1:400
% % zoom_Z = Z_reshaped(zoom_y_range, zoom_x_range);
% % zoom_X = Xgrid(zoom_y_range, zoom_x_range);
% % zoom_Y = Ygrid(zoom_y_range, zoom_x_range);
% % imagesc(zoom_X(1,:), zoom_Y(:,1), zoom_Z);
% % colorbar; colormap(gca, turbo);
% % title('Zoom: Microtopografía (250m × 250m)');
% % xlabel('X (metros)'); ylabel('Y (metros)');
% % axis equal tight;
% % 
% % % Estadísticas del terreno
% % fprintf('\n=== ESTADÍSTICAS DEL TERRENO AGRÍCOLA ===\n');
% % fprintf('Rango total de elevación: %.2f - %.2f metros\n', min(pcXYZ(:,3)), max(pcXYZ(:,3)));
% % fprintf('Variación total: %.2f metros (%.0f cm)\n', range(pcXYZ(:,3)), range(pcXYZ(:,3))*100);
% % fprintf('Zona izq. (microtopo): %.2f - %.2f m\n', min(pcXYZ(zone_flat_micro(:),3)), max(pcXYZ(zone_flat_micro(:),3)));
% % fprintf('Zona der. (plana): %.2f - %.2f m\n', min(pcXYZ(zone_flat_perfect(:),3)), max(pcXYZ(zone_flat_perfect(:),3)));
% % fprintf('Pendiente máxima: %.2f%%\n', max(slope_magnitude(:)));
% % fprintf('Pendiente media zona izq.: %.3f%%\n', mean(slope_magnitude(zone_flat_micro)));
% % fprintf('Pendiente media zona der.: %.3f%%\n', mean(slope_magnitude(zone_flat_perfect)));
% % 
% % end
% 
% 
% function [pcXYZ] = createTerrain_RPI_vs_TWI()
% % CREATETERRAIN_RPI_VS_TWI
% % Creates synthetic terrain to highlight differences between RPI and TWI
% % Designed to show TWI limitations and RPI advantages
% 
% % Grid size
% nx = 300; ny = 300;
% [Xgrid, Ygrid] = meshgrid(linspace(0, 1, nx), linspace(0, 1, ny));
% Zgrid = zeros(ny, nx);
% 
% % ==== ZONA 1: TERRENO CASI PLANO CON MICROTOPOGRAFÍA ====
% % TWI fallará aquí (pendiente ~0), pero RPI detectará curvatura
% zone1 = Xgrid <= 0.5 & Ygrid >= 0.5;
% base_elevation = 5.0; % Muy plano
% Zgrid(zone1) = base_elevation;
% 
% % Agregar pequeñas depresiones y montículos (20-80 cm como mencionas)
% depression_centers = [0.15, 0.75; 0.35, 0.85; 0.25, 0.65];
% mound_centers = [0.20, 0.80; 0.40, 0.70; 0.30, 0.90];
% 
% for i = 1:size(depression_centers, 1)
%     cx = depression_centers(i, 1);
%     cy = depression_centers(i, 2);
%     radius = 0.08;
%     dist_mask = ((Xgrid - cx).^2 + (Ygrid - cy).^2) <= radius^2;
%     mask = dist_mask & zone1;
%     depth = 0.5 * exp(-((Xgrid - cx).^2 + (Ygrid - cy).^2) / (0.03^2)); % 50 cm max
%     Zgrid(mask) = Zgrid(mask) - depth(mask);
% end
% 
% for i = 1:size(mound_centers, 1)
%     cx = mound_centers(i, 1);
%     cy = mound_centers(i, 2);
%     radius = 0.06;
%     dist_mask = ((Xgrid - cx).^2 + (Ygrid - cy).^2) <= radius^2;
%     mask = dist_mask & zone1;
%     height = 0.3 * exp(-((Xgrid - cx).^2 + (Ygrid - cy).^2) / (0.02^2)); % 30 cm max
%     Zgrid(mask) = Zgrid(mask) + height(mask);
% end
% 
% % ==== ZONA 2: PENDIENTE MODERADA CON CURVATURA COMPLEJA ====
% % Aquí tanto TWI como RPI funcionan, pero muestran patrones diferentes
% zone2 = Xgrid > 0.5 & Ygrid >= 0.5;
% % Pendiente gradual
% Zgrid(zone2) = 5.0 + 3.0 * (Xgrid(zone2) - 0.5); % Pendiente 3m/0.5 = 6m/m = ~1%
% 
% % Agregar curvatura convergente y divergente
% conv_center = [0.75, 0.75];
% div_center = [0.85, 0.65];
% 
% % Zona convergente (como valle pequeño)
% conv_dist = ((Xgrid - conv_center(1)).^2 + (Ygrid - conv_center(2)).^2) <= 0.05^2;
% conv_mask = conv_dist & zone2;
% conv_depth = 1.0 * exp(-((Xgrid - conv_center(1)).^2 + (Ygrid - conv_center(2)).^2) / (0.02^2));
% Zgrid(conv_mask) = Zgrid(conv_mask) - conv_depth(conv_mask);
% 
% % Zona divergente (como colina pequeña)
% div_dist = ((Xgrid - div_center(1)).^2 + (Ygrid - div_center(2)).^2) <= 0.04^2;
% div_mask = div_dist & zone2;
% div_height = 0.8 * exp(-((Xgrid - div_center(1)).^2 + (Ygrid - div_center(2)).^2) / (0.015^2));
% Zgrid(div_mask) = Zgrid(div_mask) + div_height(div_mask);
% 
% % ==== ZONA 3: TERRENO PLANO "PERFECTO" ====
% % Para mostrar dónde TWI da valores extremos/inútiles
% zone3 = Xgrid <= 0.5 & Ygrid < 0.5;
% Zgrid(zone3) = 3.0; % Completamente plano
% 
% % Solo agregar ruido muy sutil (1-2 cm) que RPI puede detectar
% noise = 0.02 * randn(sum(zone3(:)), 1); % 2 cm de ruido
% Zgrid(zone3) = Zgrid(zone3) + reshape(noise, sum(zone3(:)), 1);
% 
% % ==== ZONA 4: PENDIENTE PRONUNCIADA ====
% % Donde TWI funciona bien (referencia)
% zone4 = Xgrid > 0.5 & Ygrid < 0.5;
% % Pendiente más fuerte
% Zgrid(zone4) = 3.0 + 8.0 * (Xgrid(zone4) - 0.5) + 4.0 * (0.5 - Ygrid(zone4));
% 
% % Agregar canal de drenaje
% channel_condition = abs(Ygrid - (0.3 - 0.4 * (Xgrid - 0.5))) < 0.03;
% channel_mask = channel_condition & zone4;
% Zgrid(channel_mask) = Zgrid(channel_mask) - 1.5;
% 
% % Suavizado mínimo para evitar artefactos
% Zgrid = imgaussfilt(Zgrid, 1.5);
% 
% % Rescalar para mantener rangos realistas de elevación
% Zgrid = rescale(Zgrid, 2, 10); % 2-10 metros
% 
% % Output como point cloud
% pcXYZ = [Xgrid(:), Ygrid(:), Zgrid(:)];
% 
% % Visualización
% figure('Position', [100, 100, 1200, 400]);
% 
% % Subplot 1: Terreno 3D
% %subplot(1, 3, 1);
% scatter3(pcXYZ(:,1), pcXYZ(:,2), pcXYZ(:,3), 4, pcXYZ(:,3), 'filled');
% title('Terreno Sintético: RPI vs TWI');
% xlabel('X'); ylabel('Y'); zlabel('Elevation (m)');
% axis equal; grid on; view(45, 30);
% colormap(gca, turbo); colorbar;
% 
% % Agregar etiquetas de zonas
% text(0.25, 0.75, max(pcXYZ(:,3)), 'ZONA 1: Plano + Micro', 'FontSize', 10, 'Color', 'red', 'FontWeight', 'bold');
% text(0.75, 0.75, max(pcXYZ(:,3)), 'ZONA 2: Pendiente + Curvatura', 'FontSize', 10, 'Color', 'red', 'FontWeight', 'bold');
% text(0.25, 0.25, max(pcXYZ(:,3)), 'ZONA 3: Plano Perfecto', 'FontSize', 10, 'Color', 'red', 'FontWeight', 'bold');
% text(0.75, 0.25, max(pcXYZ(:,3)), 'ZONA 4: Pendiente Fuerte', 'FontSize', 10, 'Color', 'red', 'FontWeight', 'bold');
% end